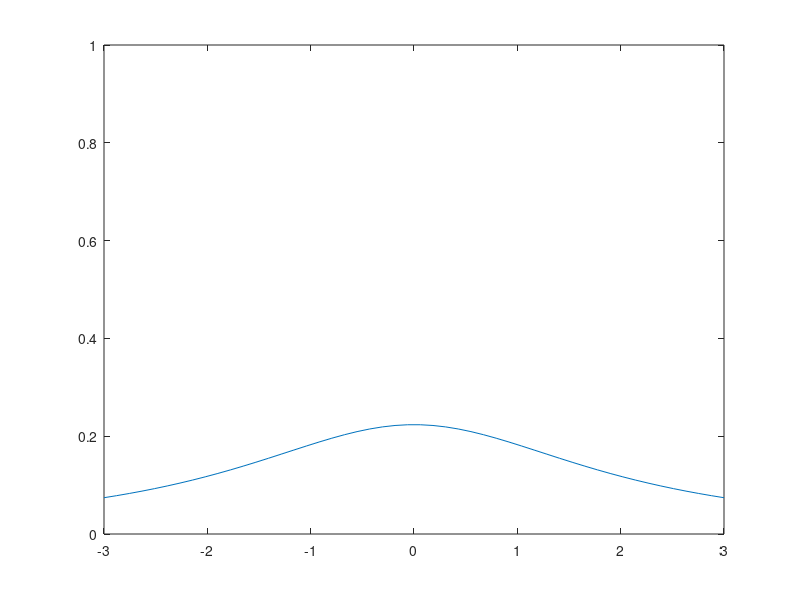

The MATLAB script that drew this image:
disp('*** aufgabe 8');
clear

x = linspace (-3,3,50);

figure
for a = 1:20
    f = 1./(x.^2 + sqrt(a));
    plot(x,f);
    % Y-Achse festsetzen damit diese nicht springt.
    ylim ([0 1]);
    F(a) = getframe;
end
% Abspielen des Movies
movie(F,1);
